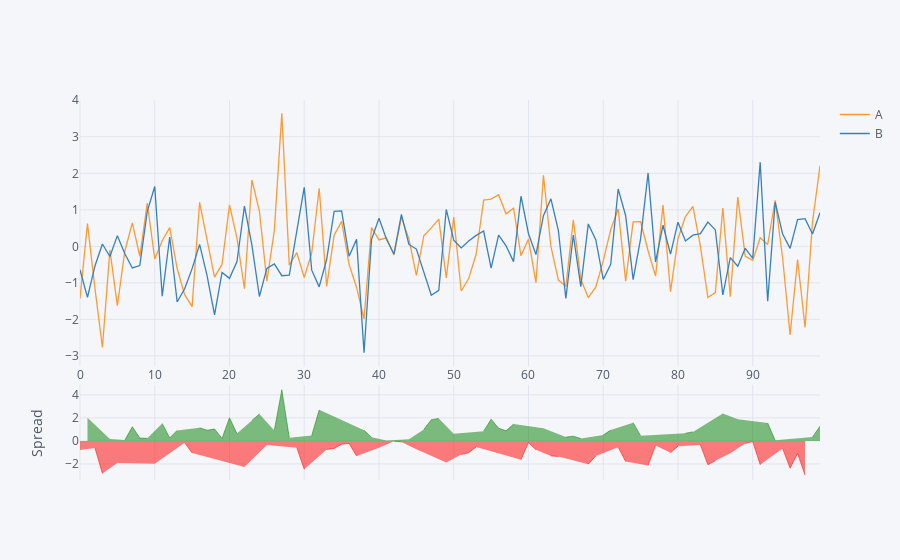

The notebook cell saved with this chart:
### Code cell
df[["A","B"]].iplot(kind="spread")
